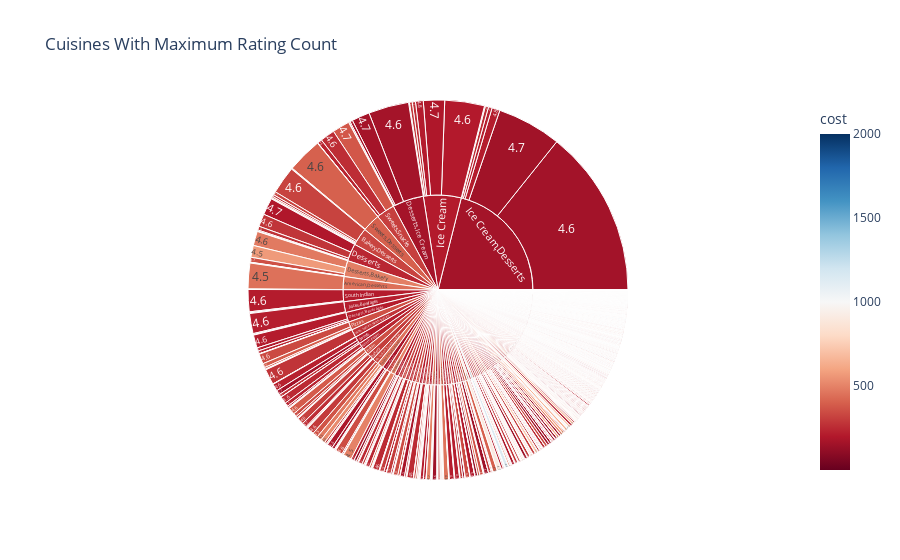

The notebook cell this image was saved under:
### Code cell
fig = px.sunburst(highest_rating_count.head(3000),
                  path = ['cuisine','rating'],
                  values = 'rating_count',
                  color = 'cost', 
                  color_continuous_scale='RdBu',
                  title = 'Cuisines With Maximum Rating Count')
fig.show()

### Figure 1 — Plotly figure (JSON) as saved in the notebook; plotly's stock layout.template omitted (floating-point values rounded to 4 significant figures; data arrays with more than 128 entries replaced by an {"elided": "..."} marker saying what was removed)
{"data": [{"branchvalues": "total", "customdata": {"elided": "1411x1 float values"}, "domain": {"x": [0, 1], "y": [0, 1]}, "hovertemplate": "labels=%{label}<br>rating_count=%{value}<br>parent=%{parent}<br>id=%{id}<br>cost=%{color}<extra></extra>", "ids": {"elided": "1411 str values"}, "labels": {"elided": "1411 str values"}, "marker": {"coloraxis": "coloraxis", "colors": {"elided": "1411 float values"}}, "name": "", "parents": {"elided": "1411 str values"}, "type": "sunburst", "values": {"elided": "1411 int values"}}], "layout": {"coloraxis": {"colorbar": {"title": {"text": "cost"}}, "colorscale": [[0, "rgb(103,0,31)"], [0.1, "rgb(178,24,43)"], [0.2, "rgb(214,96,77)"], [0.3, "rgb(244,165,130)"], [0.4, "rgb(253,219,199)"], [0.5, "rgb(247,247,247)"], [0.6, "rgb(209,229,240)"], [0.7, "rgb(146,197,222)"], [0.8, "rgb(67,147,195)"], [0.9, "rgb(33,102,172)"], [1, "rgb(5,48,97)"]]}, "legend": {"tracegroupgap": 0}, "title": {"text": "Cuisines With Maximum Rating Count"}}}
